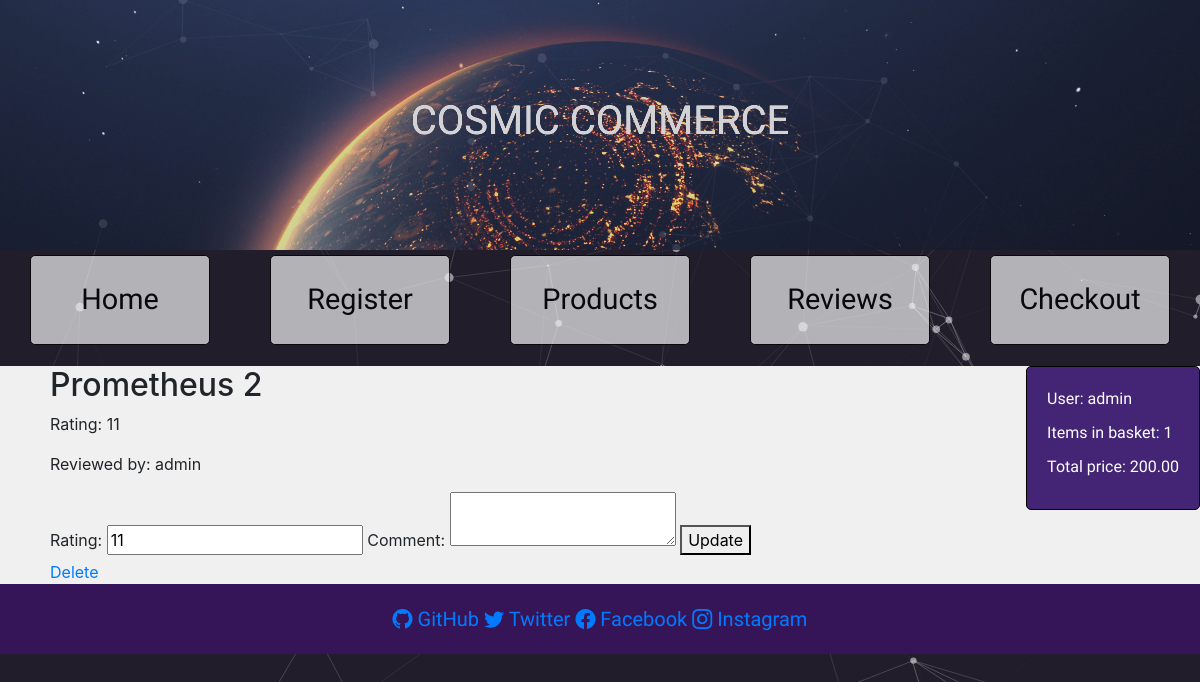
The page /edit_review/3/ (signed in) on the database its author committed.
### catalog/models.py (models this page shows, shortened)
class Basket(models.Model):
    user = models.OneToOneField(User, on_delete=models.CASCADE)
    items = models.ManyToManyField(Product, through='BasketItem')
    def total_cost(self):
        return sum(item.total_price() for item in self.basketitem_set.all())

class BasketItem(models.Model):
    product = models.ForeignKey(Product, on_delete=models.CASCADE)
    basket = models.ForeignKey(Basket, on_delete=models.CASCADE)
    quantity = models.PositiveIntegerField(default=1)
    def total_price(self):
        return self.product.price * self.quantity

class Product(models.Model):
    image = models.ImageField(upload_to='products/')
    title = models.CharField(max_length=200, default='Default Title')
    description = models.TextField()
    price = models.DecimalField(max_digits=6, decimal_places=2)
    category = models.ForeignKey(Category, null=True, blank=True, on_delete=models.CASCADE)
    featured = models.BooleanField(default=False)

class Review(models.Model):
    product = models.ForeignKey(Product, on_delete=models.CASCADE)
    user = models.ForeignKey(User, on_delete=models.CASCADE)
    content = models.TextField()
    rating = models.IntegerField(choices=RATING_CHOICES)
    comment = models.TextField(default='')

### catalog/views.py (the view)
# urls.py: path('edit_review/<int:review_id>/', views.edit_review, name='edit_review'),
def edit_review(request, review_id):
    review = get_object_or_404(Review, id=review_id)
    if request.method == 'POST':
        if request.user == review.user:
            review.rating = request.POST['rating']
            review.comment = request.POST['comment']
            review.save()
        return redirect('reviews')
    else:
        if request.user != review.user:
            return redirect('reviews')
        return render(request, 'catalog/edit_review.html', {'review': review})

### catalog/context_processors.py (called while the page is built)
def basket(request):
    if request.user.is_authenticated:
        basket, created = Basket.objects.get_or_create(user=request.user)
        return {'basket': basket}
    else:
        return {}

### catalog/templates/catalog/edit_review.html (shortened to what this page needs)
{% extends 'catalog/base.html' %}
{% block content %}
<div class="edit-review-form">
    <h2>{{ review.product.title }}</h2>
    <p>Rating: {{ review.rating }}</p>
    <p>Reviewed by: {{ review.user.username }}</p>
    {% if user.is_authenticated and user == review.user %}
        <form method="post">
            <label for="rating">Rating:</label>
            <input id="rating" type="number" name="rating" value="{{ review.rating }}" required>
            <label for="comment">Comment:</label>
            <textarea id="comment" name="comment" required>{{ review.comment }}</textarea>
            <button type="submit">Update</button>
        </form>
        <a href="{% url 'delete_review' review.id %}">Delete</a>
    {% else %}
        <p>Comment: {{ review.comment }}</p>
    {% endif %}
</div>
{% endblock %}

### catalog/templates/catalog/base.html (shortened to what this page needs)
{% load static %}
<!DOCTYPE html>
<html>
<head>
    <link rel="stylesheet" href="https://stackpath.bootstrapcdn.com/bootstrap/4.5.2/css/bootstrap.min.css">
    <link rel="stylesheet" type="text/css" href="{% static 'catalog/css/style.css' %}">
    <link href="https://cdn.jsdelivr.net/npm/bootstrap-icons@1.7.2/font/bootstrap-icons.css" rel="stylesheet">
</head>
<body>
    <header class="site-header">
        <h1>COSMIC COMMERCE</h1>
    </header>
    <div id="particles-js"></div>
    <section class="site-nav">
        <nav>
            <ul>
                <li><a href="{% url 'index' %}">Home</a></li>
                <li><a href="{% url 'register' %}">Register</a></li>
                <li><a href="{% url 'products' %}">Products</a></li>
                <li><a href="{% url 'reviews' %}">Reviews</a></li>
                <li><a href="{% url 'checkout' %}">Checkout</a></li>
            </ul>
        </nav>
    </section>
    <div class="basket-info">
        {% if basket %}
            <p>User: {{ request.user.username }}</p>
            <p>Items in basket: {{ basket.basketitem_set.count }}</p>
            <p>Total price: {{ basket.total_cost }}</p>
        {% else %}
            <p>No items in basket</p>
        {% endif %}
    </div>
    {% block content %}
    {% endblock %}
    <footer class="site-footer">
        <a href="https://github.com" target="_blank"><i class="bi bi-github"></i> GitHub</a>
        <a href="https://twitter.com" target="_blank"><i class="bi bi-twitter"></i> Twitter</a>
        <a href="https://www.facebook.com" target="_blank"><i class="bi bi-facebook"></i> Facebook</a>
        <a href="https://www.instagram.com" target="_blank"><i class="bi bi-instagram"></i> Instagram</a>
    </footer>
</body>
</html>

### catalog/static/catalog/css/style.css (style rules this page uses)
body { background-color: rgb(33, 29, 42); margin: 0; }
#particles-js { position: fixed; top: 0; left: 0; width: 100%; height: 100%; z-index: -1; background-size: cover; }
.site-header { background-image: url(../images/planet-image.jpeg); background-size: cover; background-repeat: no-repeat; height: 250px; font-family: "Exo 2", sans-serif; font-weight: bold; font-style: normal; font-size: 50px; color: white; text-align: center; display: flex; align-items: center; justify-content: center; transition: filter 2s ease-in-out; opacity: 0.8; }
.site-nav ul { font-family: "Quantico", sans-serif; list-style: none; display: flex; justify-content: space-around; padding: 0; position: relative; z-index: 4; opacity: 0.7; }
.site-nav li { background-color: #f2f2f2; border: 1px solid #000; padding: 18px 36px; margin: 5px; border-radius: 5px; transition: background-color 0.3s ease, opacity 0.3s ease; width: 180px; height: 90px; display: flex; justify-content: center; align-items: center; }
.site-nav a { text-decoration: none; color: #000; font-size: 1.8em; }
.basket-info { position: fixed; right: 0; background-color: rgb(68, 37, 117); padding: 20px; border: 1px solid #000; border-radius: 5px; font-family: "Exo 2", sans-serif; color: white; z-index: 1000; }
.basket-info p { margin: 0 0 10px; }
.edit-review-form { padding-left: 50px; background-color: #f0f0f0; }
.site-footer { background-color: rgb(54, 20, 88); color: white; text-align: center; padding: 20px; font-family: "Exo 2", sans-serif; font-size: 20px; }

### rows shown on the page
Basket: basketitem_set.count "1", total_cost "200.00"
Review: product "Prometheus 2", rating "11", user.username "admin"

### other values the page prints
{{ request.user.username }} "admin"
